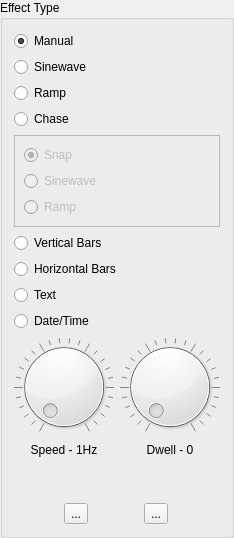
           <widget class="QGroupBox" name="groupBox_3">
            <property name="sizePolicy">
             <sizepolicy hsizetype="MinimumExpanding" vsizetype="Minimum">
              <horstretch>0</horstretch>
              <verstretch>0</verstretch>
             </sizepolicy>
            </property>
            <property name="focusPolicy">
             <enum>Qt::FocusPolicy::NoFocus</enum>
            </property>
            <property name="title">
             <string>Effect Type</string>
            </property>
            <layout class="QVBoxLayout" name="verticalLayout_5">
             <item>
              <widget class="QRadioButton" name="rbFadeManual">
               <property name="focusPolicy">
                <enum>Qt::FocusPolicy::NoFocus</enum>
               </property>
               <property name="text">
                <string>Manual</string>
               </property>
               <property name="checked">
                <bool>true</bool>
               </property>
              </widget>
             </item>
             <item>
              <widget class="QRadioButton" name="rbFadeSine">
               <property name="focusPolicy">
                <enum>Qt::FocusPolicy::NoFocus</enum>
               </property>
               <property name="text">
                <string>Sinewave</string>
               </property>
              </widget>
             </item>
             <item>
              <widget class="QRadioButton" name="rbFadeRamp">
               <property name="focusPolicy">
                <enum>Qt::FocusPolicy::NoFocus</enum>
               </property>
               <property name="text">
                <string>Ramp</string>
               </property>
              </widget>
             </item>
             <item>
              <widget class="QRadioButton" name="rbChase">
               <property name="focusPolicy">
                <enum>Qt::FocusPolicy::NoFocus</enum>
               </property>
               <property name="text">
                <string>Chase</string>
               </property>
              </widget>
             </item>
             <item>
              <widget class="QFrame" name="fChaseOptions">
               <property name="enabled">
                <bool>false</bool>
               </property>
               <property name="frameShape">
                <enum>QFrame::Shape::StyledPanel</enum>
               </property>
               <property name="frameShadow">
                <enum>QFrame::Shadow::Raised</enum>
               </property>
               <layout class="QVBoxLayout" name="verticalLayout_10">
                <item>
                 <widget class="QRadioButton" name="rbChaseSnap">
                  <property name="sizePolicy">
                   <sizepolicy hsizetype="Expanding" vsizetype="Expanding">
                    <horstretch>0</horstretch>
                    <verstretch>0</verstretch>
                   </sizepolicy>
                  </property>
                  <property name="text">
                   <string>Snap</string>
                  </property>
                  <property name="checked">
                   <bool>true</bool>
                  </property>
                 </widget>
                </item>
                <item>
                 <widget class="QRadioButton" name="rbChaseSine">
                  <property name="text">
                   <string>Sinewave</string>
                  </property>
                 </widget>
                </item>
                <item>
                 <widget class="QRadioButton" name="rbChaseRamp">
                  <property name="sizePolicy">
                   <sizepolicy hsizetype="Expanding" vsizetype="Expanding">
                    <horstretch>0</horstretch>
                    <verstretch>0</verstretch>
                   </sizepolicy>
                  </property>
                  <property name="text">
                   <string>Ramp</string>
                  </property>
                 </widget>
                </item>
               </layout>
              </widget>
             </item>
             <item>
              <widget class="QRadioButton" name="rbVerticalBars">
               <property name="text">
                <string>Vertical Bars</string>
               </property>
              </widget>
             </item>
             <item>
              <widget class="QRadioButton" name="rbHorizBars">
               <property name="text">
                <string>Horizontal Bars</string>
               </property>
              </widget>
             </item>
             <item>
              <widget class="QRadioButton" name="rbText">
               <property name="focusPolicy">
                <enum>Qt::FocusPolicy::NoFocus</enum>
               </property>
               <property name="text">
                <string>Text</string>
               </property>
              </widget>
             </item>
             <item>
              <widget class="QRadioButton" name="rbDateTime">
               <property name="focusPolicy">
                <enum>Qt::FocusPolicy::NoFocus</enum>
               </property>
               <property name="text">
                <string>Date/Time</string>
               </property>
              </widget>
             </item>
             <item>
              <layout class="QGridLayout" name="gridLayout_2">
               <item row="0" column="0">
                <widget class="QDial" name="dlFadeRate">
                 <property name="focusPolicy">
                  <enum>Qt::FocusPolicy::NoFocus</enum>
                 </property>
                 <property name="wrapping">
                  <bool>false</bool>
                 </property>
                 <property name="notchesVisible">
                  <bool>true</bool>
                 </property>
                </widget>
               </item>
               <item row="0" column="1">
                <widget class="QDial" name="dlDwellTime">
                 <property name="notchesVisible">
                  <bool>true</bool>
                 </property>
                </widget>
               </item>
               <item row="1" column="0">
                <widget class="QLabel" name="lblFadeSpeed">
                 <property name="focusPolicy">
                  <enum>Qt::FocusPolicy::NoFocus</enum>
                 </property>
                 <property name="text">
                  <string>Speed - 1Hz</string>
                 </property>
                 <property name="alignment">
                  <set>Qt::AlignmentFlag::AlignCenter</set>
                 </property>
                </widget>
               </item>
               <item row="1" column="1">
                <widget class="QLabel" name="lblFadeDwell">
                 <property name="text">
                  <string>Dwell - 0</string>
                 </property>
                 <property name="alignment">
                  <set>Qt::AlignmentFlag::AlignCenter</set>
                 </property>
                </widget>
               </item>
              </layout>
             </item>
             <item>
              <spacer name="verticalSpacer_3">
               <property name="focusPolicy">
                <enum>Qt::FocusPolicy::NoFocus</enum>
               </property>
               <property name="orientation">
                <enum>Qt::Orientation::Vertical</enum>
               </property>
               <property name="sizeHint" stdset="0">
                <size>
                 <width>20</width>
                 <height>40</height>
                </size>
               </property>
              </spacer>
             </item>
             <item>
              <layout class="QHBoxLayout" name="horizontalLayout_8">
               <item>
                <widget class="QToolButton" name="btnFxStart">
                 <property name="focusPolicy">
                  <enum>Qt::FocusPolicy::NoFocus</enum>
                 </property>
                 <property name="text">
                  <string>...</string>
                 </property>
                 <property name="icon">
                  <iconset resource="../res/resources.qrc">
                   <normaloff>:/icons/play.png</normaloff>:/icons/play.png</iconset>
                 </property>
                </widget>
               </item>
               <item>
                <widget class="QToolButton" name="btnFxPause">
                 <property name="focusPolicy">
                  <enum>Qt::FocusPolicy::NoFocus</enum>
                 </property>
                 <property name="text">
                  <string>...</string>
                 </property>
                 <property name="icon">
                  <iconset resource="../res/resources.qrc">
                   <normaloff>:/icons/pause.png</normaloff>:/icons/pause.png</iconset>
                 </property>
                </widget>
               </item>
              </layout>
             </item>
            </layout>
           </widget>
